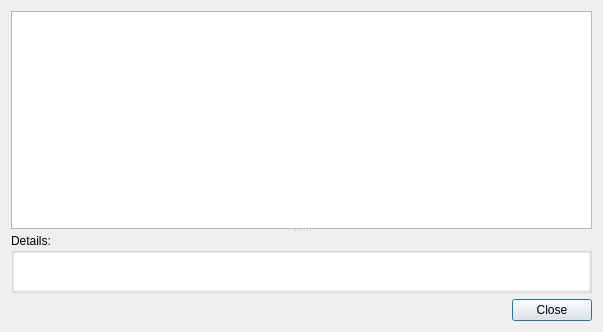
<?xml version="1.0" encoding="UTF-8"?>
<ui version="4.0">
 <class>ProgressDlg</class>
 <widget class="QDialog" name="ProgressDlg">
  <property name="windowModality">
   <enum>Qt::ApplicationModal</enum>
  </property>
  <property name="geometry">
   <rect>
    <x>0</x>
    <y>0</y>
    <width>603</width>
    <height>332</height>
   </rect>
  </property>
  <property name="windowTitle">
   <string>Progress</string>
  </property>
  <property name="modal">
   <bool>true</bool>
  </property>
  <layout class="QGridLayout" name="gridLayout">
   <item row="0" column="0">
    <widget class="QSplitter" name="splitter">
     <property name="orientation">
      <enum>Qt::Vertical</enum>
     </property>
     <widget class="QTreeWidget" name="treeProgress">
      <property name="sizePolicy">
       <sizepolicy hsizetype="Expanding" vsizetype="Expanding">
        <horstretch>0</horstretch>
        <verstretch>2</verstretch>
       </sizepolicy>
      </property>
      <property name="verticalScrollMode">
       <enum>QAbstractItemView::ScrollPerPixel</enum>
      </property>
      <property name="animated">
       <bool>true</bool>
      </property>
      <property name="allColumnsShowFocus">
       <bool>true</bool>
      </property>
      <attribute name="headerVisible">
       <bool>false</bool>
      </attribute>
      <column>
       <property name="text">
        <string notr="true">1</string>
       </property>
      </column>
     </widget>
     <widget class="QGroupBox" name="groupBox_2">
      <property name="sizePolicy">
       <sizepolicy hsizetype="Preferred" vsizetype="Preferred">
        <horstretch>0</horstretch>
        <verstretch>1</verstretch>
       </sizepolicy>
      </property>
      <property name="minimumSize">
       <size>
        <width>0</width>
        <height>60</height>
       </size>
      </property>
      <property name="title">
       <string>Details:</string>
      </property>
      <layout class="QVBoxLayout" name="verticalLayout">
       <property name="sizeConstraint">
        <enum>QLayout::SetDefaultConstraint</enum>
       </property>
       <property name="leftMargin">
        <number>0</number>
       </property>
       <property name="topMargin">
        <number>0</number>
       </property>
       <property name="rightMargin">
        <number>0</number>
       </property>
       <property name="bottomMargin">
        <number>0</number>
       </property>
       <item>
        <widget class="QTextBrowser" name="txtLog">
         <property name="sizePolicy">
          <sizepolicy hsizetype="Expanding" vsizetype="Ignored">
           <horstretch>0</horstretch>
           <verstretch>0</verstretch>
          </sizepolicy>
         </property>
         <property name="frameShape">
          <enum>QFrame::NoFrame</enum>
         </property>
         <property name="frameShadow">
          <enum>QFrame::Plain</enum>
         </property>
        </widget>
       </item>
      </layout>
     </widget>
    </widget>
   </item>
   <item row="1" column="0">
    <widget class="QDialogButtonBox" name="buttonBox">
     <property name="standardButtons">
      <set>QDialogButtonBox::Close</set>
     </property>
    </widget>
   </item>
  </layout>
 </widget>
 <resources/>
 <connections/>
</ui>
